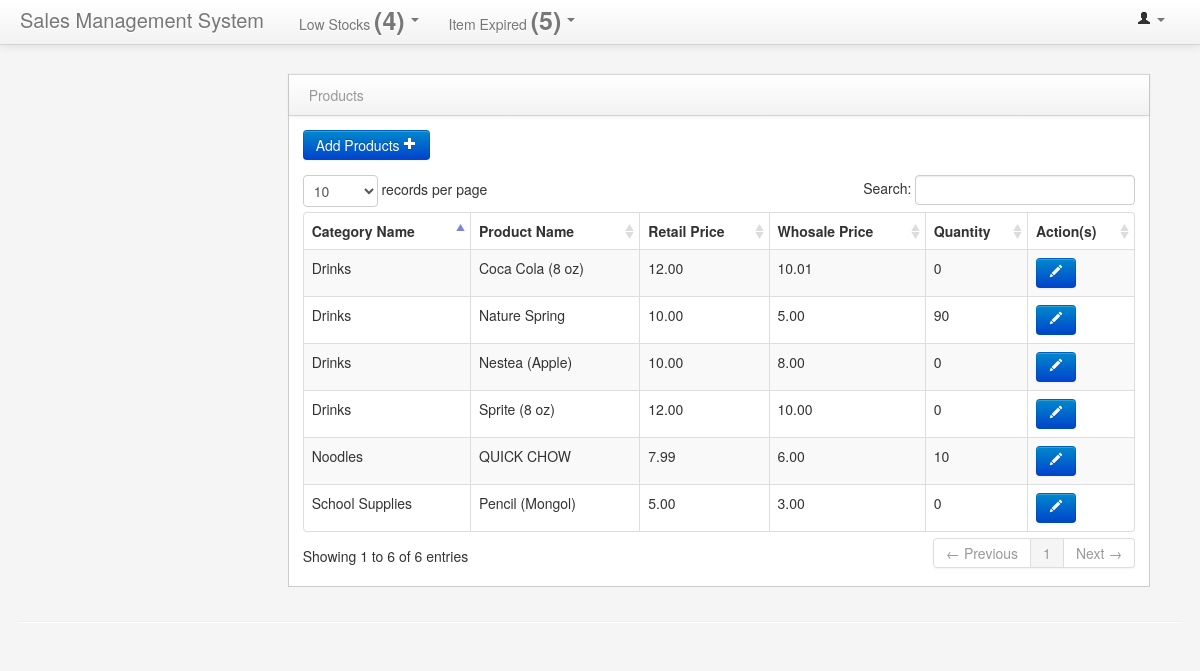
/products.php, run on the app's committed database.
### tables this page shows
CREATE TABLE `products` (
  `id` int(11) NOT NULL,
  `category_name` varchar(40) NOT NULL,
  `product_name` varchar(40) NOT NULL,
  `wholesale_price` decimal(15,2) NOT NULL,
  `retail_price` decimal(15,2) NOT NULL,
  `quantity` int(11) NOT NULL,
  `unit` varchar(30) NOT NULL
);

### products.php (the view, shortened to what this page needs)
<?php
include 'connection.php';
?>
<!DOCTYPE html>
<html class="no-js">
    <head>
        <link href="bootstrap/css/bootstrap.min.css" rel="stylesheet" media="screen">
        <link href="bootstrap/css/bootstrap-responsive.min.css" rel="stylesheet" media="screen">
        <link href="vendors/easypiechart/jquery.easy-pie-chart.css" rel="stylesheet" media="screen">
        <link href="assets/styles.css" rel="stylesheet" media="screen">
        <link href="assets/DT_bootstrap.css" rel="stylesheet" media="screen">
    </head>
    <body>
         <?php
        include 'header.php';
        ?>
        <div class="container-fluid">
            <div class="row-fluid">
                <div class="span3" id="sidebar">
                </div>
                 <div class="span9" id="content">
                     <div class="row-fluid">
                        <div class="block">
                            <div class="navbar navbar-inner block-header">
                                <div class="muted pull-left">Products</div>
                            </div>
                            <div class="block-content collapse in">
                                <div class="span12">
                                   <div class="table-toolbar">
                                         <button class="btn btn-primary" data-toggle="modal" data-target="#addproduct">Add Products <i class="icon-plus icon-white"></i></button>
                                   </div>
                                    <table cellpadding="0" cellspacing="0" border="0" class="table table-striped table-bordered" id="example2">
                                        <thead>
                                            <tr>
                                                <th>Category Name</th>
                                                <th>Product Name</th>
                                                <th>Retail Price</th>
                                                <th>Whosale Price</th>
                                                <th>Quantity</th>
                                                <th>Action(s)</th>
                                            </tr>
                                        </thead>
                                        <tbody>
                                        <?php
                                        $getprod = $dbConn->query("SELECT * FROM products");
                                        while($disprod = $getprod->fetch(PDO::FETCH_ASSOC))
                                        {
                                        ?>
                                        <tr>
                                            <td><?php echo $disprod['category_name']?></td>
                                            <td><?php echo $disprod['product_name']?></td>
                                            <td><?php echo $disprod['retail_price']?></td>
                                            <td><?php echo $disprod['wholesale_price']?></td>
                                            <td><?php echo $disprod['quantity']?></td>
                                            <td><button class="btn btn-primary" data-target="#update<?php echo $disprod['id'];?>" data-toggle="modal"><label class="icon icon-pencil icon-white"></label></button> </td>
                                        </tr>
                                            </div>
                                        <?php } ?>
                                </div>
            <hr>
    </body>
</html>

### header.php (shortened to what this page needs)
<div class="navbar navbar-fixed-top">
            <div class="navbar-inner">
                <div class="container-fluid">
                    <a class="brand" href="#">Sales Management System</a>
                    <div class="nav-collapse collapse">
                        <ul class="nav pull-right">
                            <li class="dropdown">
                                <a href="#" role="button" class="dropdown-toggle" data-toggle="dropdown"> <i class="icon-user"></i><?php echo $_SESSION['fullname'];?> <i class="caret"></i>
                                </a>
                            </li>
                        </ul>
                        <ul class="nav">
                            <li class="dropdown">
                                <a href="#" data-toggle="dropdown" class="dropdown-toggle">Low Stocks
                                <b style="font-size:25px;">
                                (<?php
                                $count = $dbConn->query("SELECT * FROM products where quantity <= 5 ");
                                echo $count->rowCount();
                                ?>)</b>
                                <b class="caret"></b>
                                </a>
                            </li>
                             <li class="dropdown">
                                <a href="#" data-toggle="dropdown" class="dropdown-toggle">Item Expired
                                <b style="font-size:25px;">
                                (<?php
                                    $now = date("Y-m-d");
                                $count1 = $dbConn->query("SELECT * FROM stocks where date_expiry <= '".$now."' ");
                                echo $count1->rowCount();
                                ?>)</b>
                                <b class="caret"></b>
                                </a>
                            </li>
                        </ul>
                    </div>
                </div>
            </div>
        </div>

### assets/styles.css (style rules this page uses)
body { padding-top: 0; padding-bottom: 40px; background-color: #f5f5f5; }
@media (min-width: 979px) { body { padding-top: 60px; } }
#content { margin-left:0px; }
.block { border: 1px solid #ccc; background: white; margin: 1em 0em; border-top: none; }
.block-content { margin: 1em; min-height: .25em; }
.block-header { margin-bottom: 0px; border-right: none; border-left: none; -webkit-border-radius: 0px; -moz-border-radius: 0px; border-radius: 0px; }
.block-header div { padding-top: 10px; }

### data on the page
products: category_name "Drinks", product_name "Coca Cola (8 oz)", retail_price "12.00", wholesale_price "10.01", quantity "0"
products: category_name "Drinks", product_name "Nature Spring", retail_price "10.00", wholesale_price "5.00", quantity "90"
products: category_name "Drinks", product_name "Nestea (Apple)", retail_price "10.00", wholesale_price "8.00", quantity "0"
products: category_name "Drinks", product_name "Sprite (8 oz)", retail_price "12.00", wholesale_price "10.00", quantity "0"
products: category_name "School Supplies", product_name "Pencil (Mongol)", retail_price "5.00", wholesale_price "3.00", quantity "0"
products: category_name "Noodles", product_name "QUICK CHOW", retail_price "7.99", wholesale_price "6.00", quantity "10"

### other printed values
$count->rowCount() "4"
$count1->rowCount() "5"
